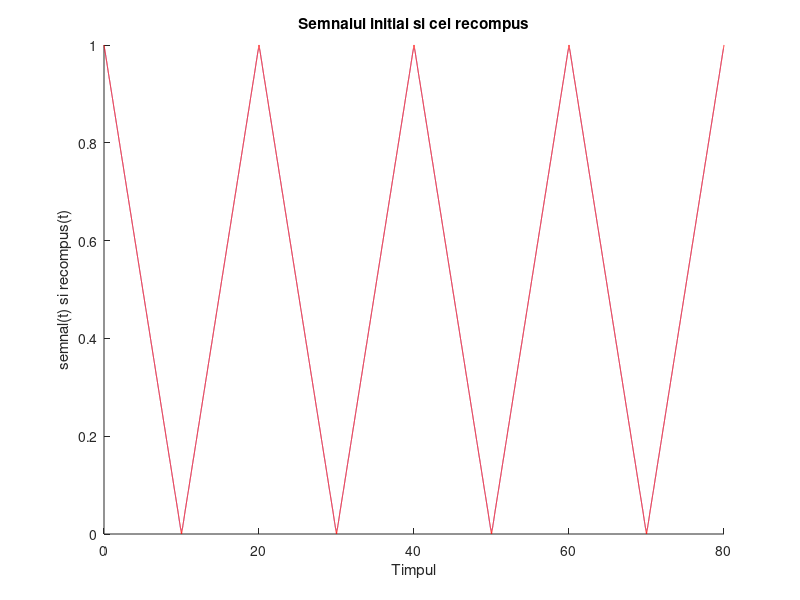
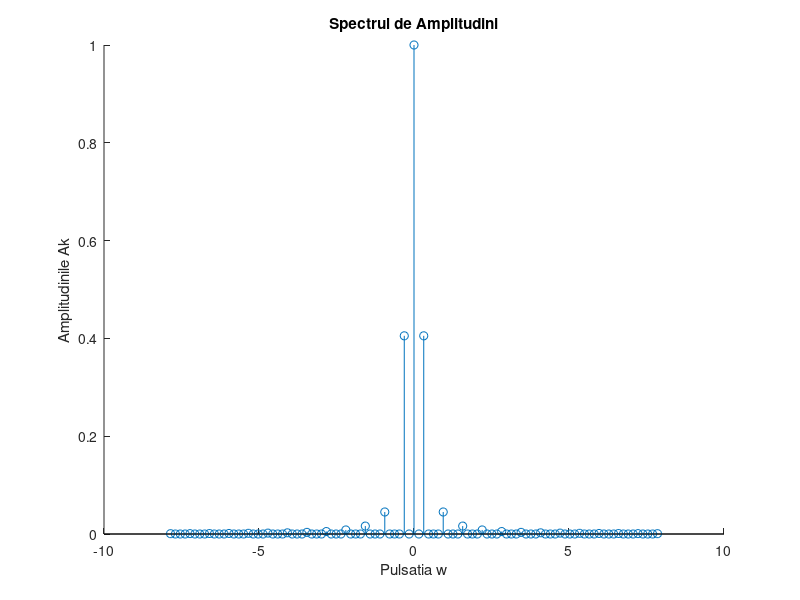

Recreate these plots in MATLAB, in order.
T=40; %durata este D=20, adica jumatate din T,deci avem un semnal redresat dubla alternanta
f=1/T;
w=2*pi*f;
t = 0:0.001:2*T; %rezolutie temporara de 1ms
N=50;
s=abs(sawtooth(w*t,0.5)); %semnal simetric
suma=0;
for n = -N:N
    C(n+N+1) = 1/T * integral(@(t)(abs(sawtooth(w*t,0.5))).*exp(-1j*n*w*t),0,T) ;
    suma = suma + C(n+N+1)*exp(1j*n*w*t) ;
end
figure(1);
hold on
plot(t,real(suma),':b');
plot(t,s,'r');
xlabel('Timpul');
ylabel('semnal(t) si recompus(t)');
title('Semnalul initial si cel recompus')
hold off
figure(2);
hold on
stem((-N:N)*w,2*abs(C));
xlabel('Pulsatia w');
ylabel('Amplitudinile Ak');
title('Spectrul de Amplitudini');
hold off
